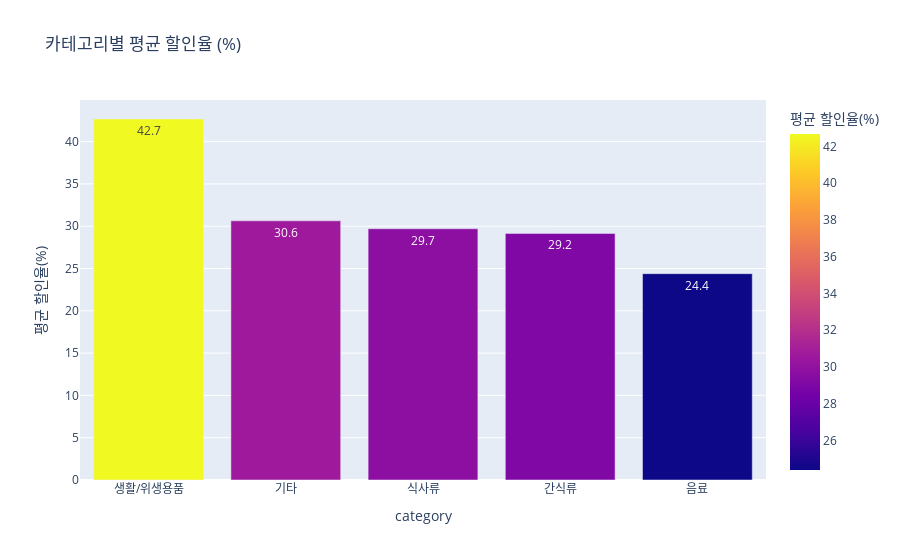

This figure's notebook cell:
### Code cell
# 카테고리별 평균 할인율 계산
cat_discount = df.groupby('category')['discount_rate'].mean().sort_values(ascending=False).reset_index()

fig_discount = px.bar(cat_discount, x='category', y='discount_rate',
                      title='카테고리별 평균 할인율 (%)',
                      color='discount_rate',
                      labels={'discount_rate': '평균 할인율(%)'},
                      text_auto='.1f')
fig_discount.show()

### Figure 1 — Plotly figure (JSON) as saved in the notebook; plotly's stock layout.template omitted (floating-point values rounded to 4 significant figures)
{"data": [{"hovertemplate": "category=%{x}<br>평균 할인율(%)=%{marker.color}<extra></extra>", "legendgroup": "", "marker": {"color": [42.67, 30.64, 29.7, 29.15, 24.39], "coloraxis": "coloraxis", "pattern": {"shape": ""}}, "name": "", "orientation": "v", "showlegend": false, "textposition": "auto", "texttemplate": "%{y:.1f}", "type": "bar", "x": ["생활/위생용품", "기타", "식사류", "간식류", "음료"], "xaxis": "x", "y": [42.67, 30.64, 29.7, 29.15, 24.39], "yaxis": "y"}], "layout": {"barmode": "relative", "coloraxis": {"colorbar": {"title": {"text": "평균 할인율(%)"}}, "colorscale": [[0, "#0d0887"], [0.1111, "#46039f"], [0.2222, "#7201a8"], [0.3333, "#9c179e"], [0.4444, "#bd3786"], [0.5556, "#d8576b"], [0.6667, "#ed7953"], [0.7778, "#fb9f3a"], [0.8889, "#fdca26"], [1, "#f0f921"]]}, "legend": {"tracegroupgap": 0}, "title": {"text": "카테고리별 평균 할인율 (%)"}, "xaxis": {"anchor": "y", "domain": [0, 1], "title": {"text": "category"}}, "yaxis": {"anchor": "x", "domain": [0, 1], "title": {"text": "평균 할인율(%)"}}}}
